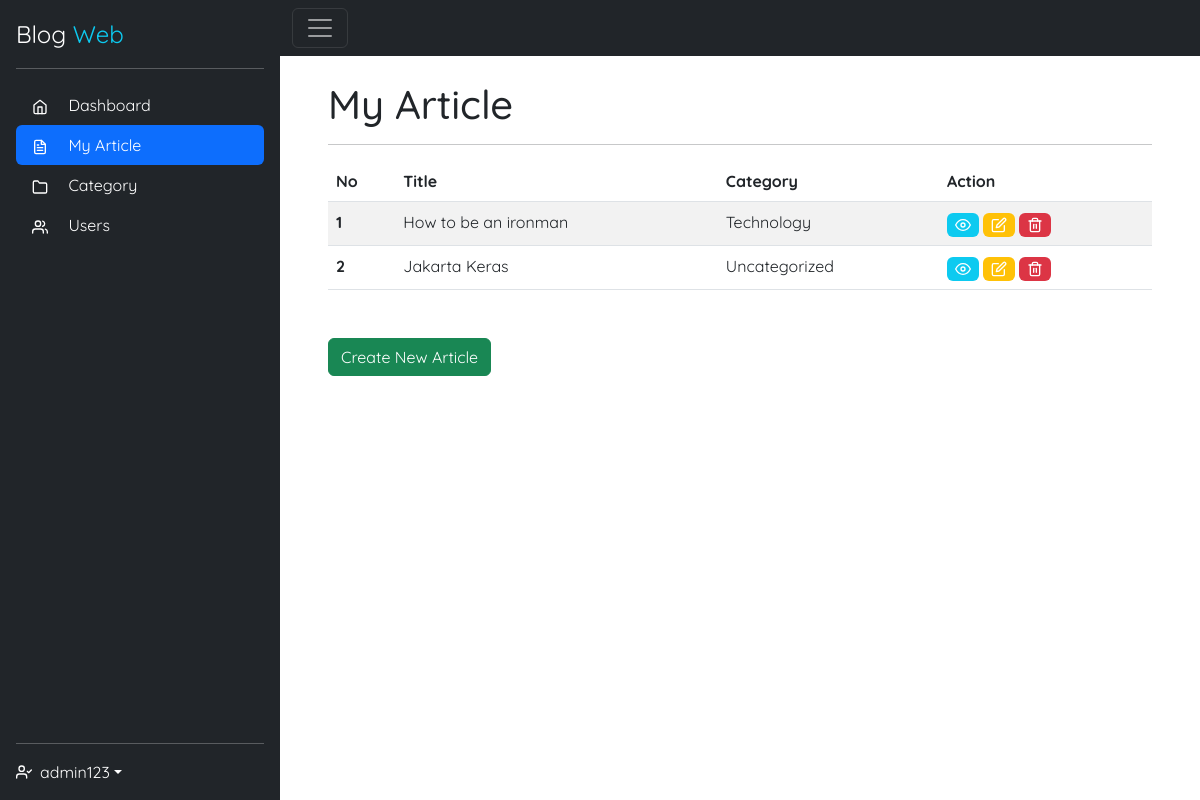
Page /dashboard/article/list.php (signed in) on the committed database.
### tables this page shows
CREATE TABLE `article` (
  `article_id` int(11) NOT NULL,
  `title` varchar(255) NOT NULL,
  `img` varchar(255) DEFAULT NULL,
  `category_id` int(11) DEFAULT NULL,
  `user_id` int(11) DEFAULT NULL,
  `content` text DEFAULT NULL,
  `timestamp` timestamp NOT NULL DEFAULT current_timestamp() ON UPDATE current_timestamp()
);

CREATE TABLE `category` (
  `id` int(11) NOT NULL,
  `name` varchar(255) DEFAULT NULL
);

### dashboard/article/list.php (the view, shortened to what this page needs)
<?php
    include '../templates/header.php';
    $query = "SELECT article_id, a.title, c.name AS category FROM article a
        JOIN category c ON(a.category_id = c.id) WHERE user_id =$id";
    $articles = mysqli_query($connect, $query);
 ?>
    <h1>My Article</h1>
    <hr>
    <table class="table table-striped mb-5">
        <thead>
            <tr>
                <th scope="col">No</th>
                <th scope="col">Title</th>
                <th scope="col">Category</th>
                <th scope="col">Action</th>
            </tr>
        </thead>
        <tbody>
            <?php if(mysqli_num_rows($articles) > 0){
                $i = 1;
                foreach($articles as $article){
            ?>
            <tr>
                <th scope="row"><?= $i ?></th>
                <td><?= $article['title'] ?></td>
                <td><?= $article['category'] ?></td>
                <td>
                    <a href="view.php?a_id=<?= $article['article_id'] ?>" class="badge bg-info">
                        <i data-feather="eye"></i>
                    </a>
                    <a href="edit.php?a_id=<?= $article['article_id'] ?>" class="badge bg-warning">
                        <i data-feather="edit"></i>
                    </a>
                    <a href="../process/deleteArticle.php?a_id=<?= $article['article_id'] ?>" class="badge bg-danger">
                        <i data-feather="trash-2"></i>
                    </a>
                </td>
            </tr>
            <?php
                $i++;
                }
            }
            ?>
        </tbody>
    </table>
    <a class="btn btn-success" href="create.php">Create New Article</a>
</article>
</main>
</div>
<?php include '../templates/footer.php'; ?>

### css/style.css (style rules this page uses)
* { font-family: 'Quicksand', sans-serif; }
.feather { width: 16px; height: 16px; }

### rows in the picture
article: title "How to be an ironman", category.name "Technology"
article: title "Jakarta Keras", category.name "Uncategorized"

### other values in the picture
$username "admin123"
